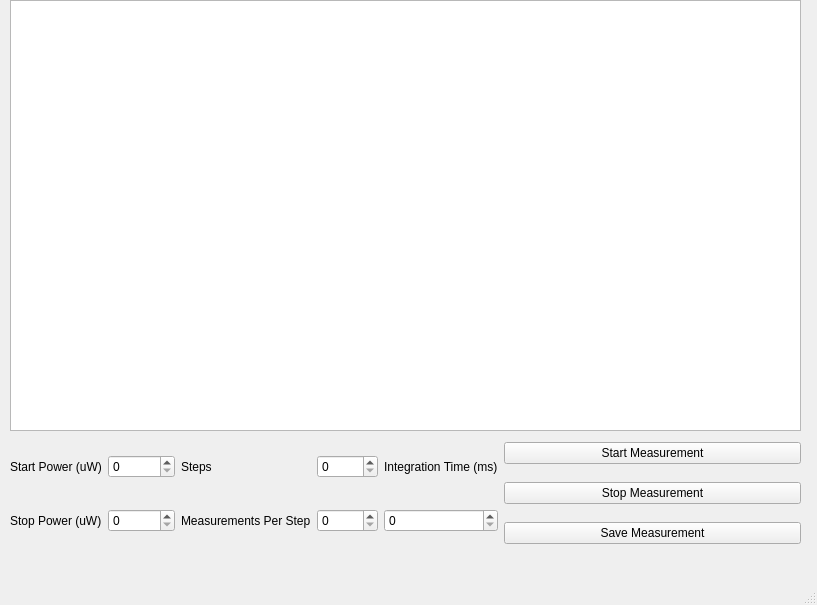
<?xml version="1.0" encoding="UTF-8"?>
<ui version="4.0">
 <class>MainWindow</class>
 <widget class="QMainWindow" name="MainWindow">
  <property name="geometry">
   <rect>
    <x>0</x>
    <y>0</y>
    <width>817</width>
    <height>605</height>
   </rect>
  </property>
  <property name="windowTitle">
   <string>MainWindow</string>
  </property>
  <widget class="QWidget" name="centralwidget">
   <widget class="PlotWidget" name="saturation_plot">
    <property name="geometry">
     <rect>
      <x>10</x>
      <y>0</y>
      <width>791</width>
      <height>431</height>
     </rect>
    </property>
   </widget>
   <widget class="QWidget" name="horizontalLayoutWidget">
    <property name="geometry">
     <rect>
      <x>10</x>
      <y>430</y>
      <width>791</width>
      <height>127</height>
     </rect>
    </property>
    <layout class="QHBoxLayout" name="horizontalLayout_3">
     <item>
      <layout class="QGridLayout" name="gridLayout">
       <item row="1" column="1">
        <widget class="QSpinBox" name="stop_power_sb">
         <property name="maximum">
          <number>100000</number>
         </property>
        </widget>
       </item>
       <item row="1" column="4">
        <widget class="QSpinBox" name="int_time_sb">
         <property name="maximum">
          <number>10000</number>
         </property>
        </widget>
       </item>
       <item row="0" column="1">
        <widget class="QSpinBox" name="start_power_sb">
         <property name="maximum">
          <number>10000</number>
         </property>
        </widget>
       </item>
       <item row="1" column="3">
        <widget class="QSpinBox" name="num_ints_sb"/>
       </item>
       <item row="0" column="2">
        <widget class="QLabel" name="steps_lb">
         <property name="text">
          <string>Steps</string>
         </property>
        </widget>
       </item>
       <item row="0" column="3">
        <widget class="QSpinBox" name="steps_sb">
         <property name="maximum">
          <number>10000</number>
         </property>
        </widget>
       </item>
       <item row="0" column="0">
        <widget class="QLabel" name="start_power_lb">
         <property name="text">
          <string>Start Power (uW)</string>
         </property>
        </widget>
       </item>
       <item row="1" column="0">
        <widget class="QLabel" name="stop_power_lb">
         <property name="text">
          <string>Stop Power (uW)</string>
         </property>
        </widget>
       </item>
       <item row="0" column="4">
        <widget class="QLabel" name="integration_time_lb">
         <property name="text">
          <string>Integration Time (ms)</string>
         </property>
        </widget>
       </item>
       <item row="1" column="2">
        <widget class="QLabel" name="num_int_lb">
         <property name="text">
          <string>Measurements Per Step</string>
         </property>
        </widget>
       </item>
      </layout>
     </item>
     <item>
      <layout class="QVBoxLayout" name="verticalLayout_2">
       <item>
        <widget class="QPushButton" name="start_measurement_bt">
         <property name="text">
          <string>Start Measurement</string>
         </property>
        </widget>
       </item>
       <item>
        <widget class="QPushButton" name="stop_measurement_bt">
         <property name="text">
          <string>Stop Measurement</string>
         </property>
        </widget>
       </item>
       <item>
        <widget class="QPushButton" name="save_measurement_bt">
         <property name="text">
          <string>Save Measurement</string>
         </property>
        </widget>
       </item>
      </layout>
     </item>
    </layout>
   </widget>
  </widget>
  <widget class="QMenuBar" name="menubar">
   <property name="geometry">
    <rect>
     <x>0</x>
     <y>0</y>
     <width>817</width>
     <height>21</height>
    </rect>
   </property>
  </widget>
  <widget class="QStatusBar" name="statusbar"/>
 </widget>
 <customwidgets>
  <customwidget>
   <class>PlotWidget</class>
   <extends>QGraphicsView</extends>
   <header>pyqtgraph</header>
  </customwidget>
 </customwidgets>
 <resources/>
 <connections/>
</ui>
